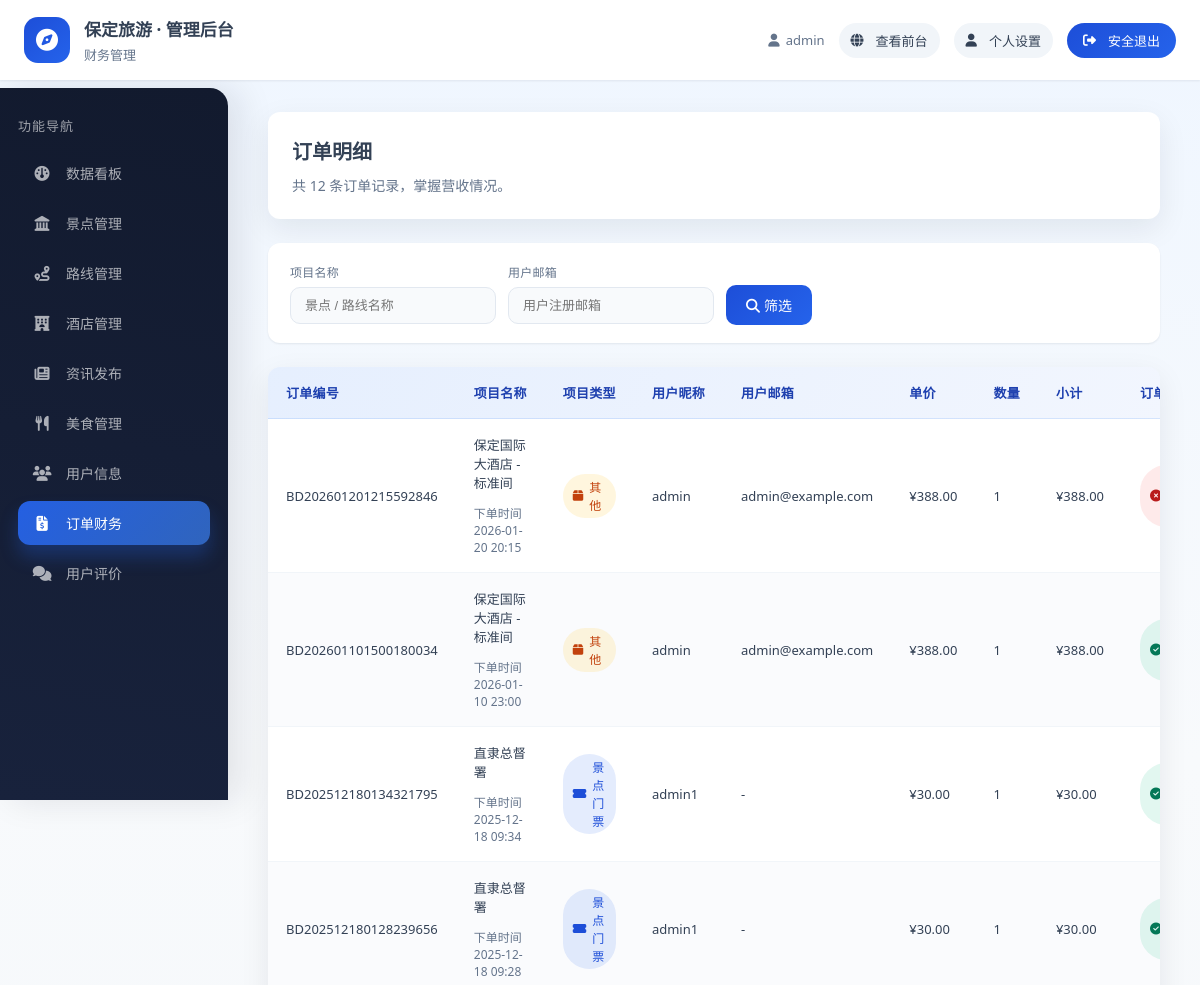
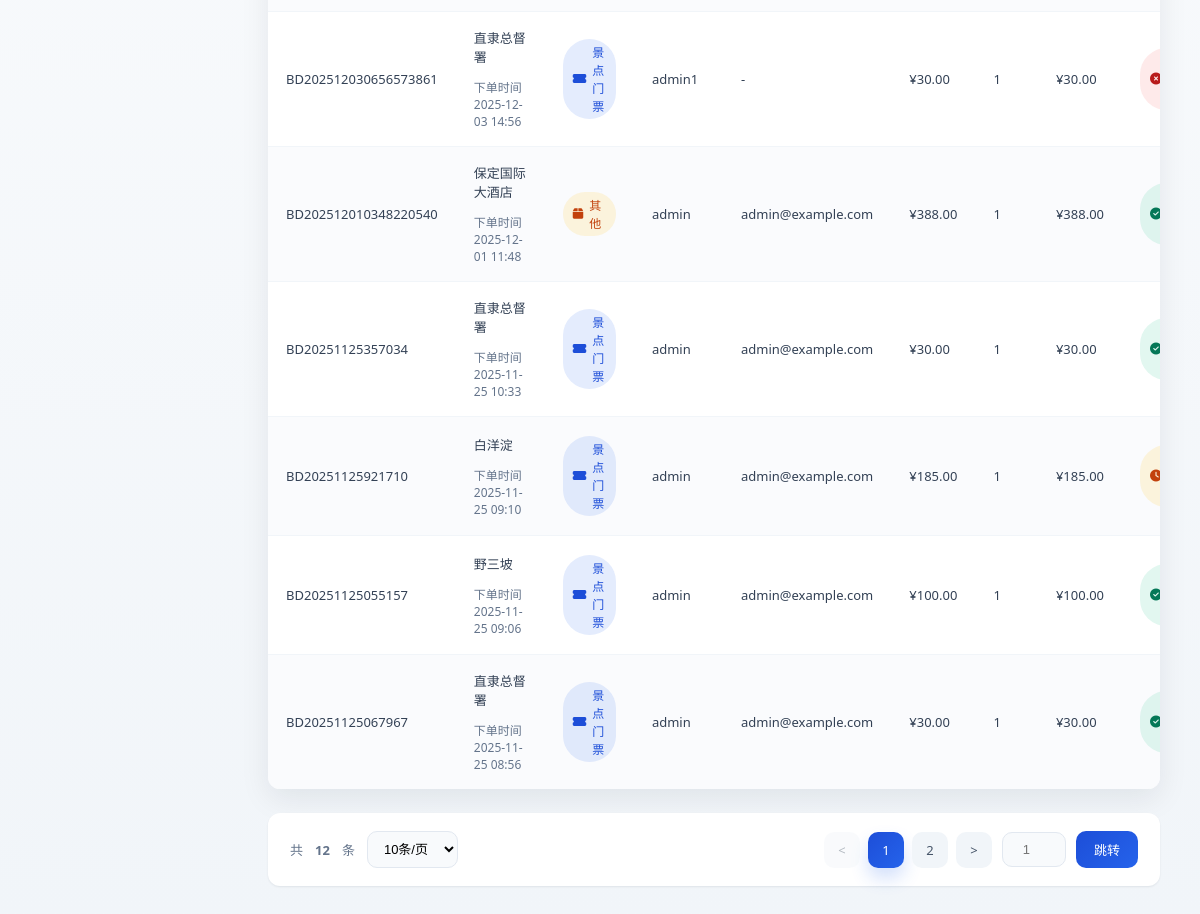
The page /admin_panel/orders/ (signed in) on the database its author committed (2 pictures, top to bottom).
### apps/users/models.py (models this page shows, shortened)
class CustomUser(AbstractUser):
    phone = models.CharField(max_length=11, unique=True, verbose_name="手机号")
    avatar = models.ImageField(upload_to='avatars/', default='avatars/default.png', verbose_name="头像")
    class Meta:
        verbose_name = "用户"
        verbose_name_plural = verbose_name

### apps/orders/models.py (models this page shows, shortened)
class OrderDetail(models.Model):
    ITEM_TYPE_CHOICES = (
        ('scenic', '景点门票'),
        ('route', '路线报名'),
        ('hotel', '酒店预订'),
    )
    order = models.ForeignKey(Order, related_name='details', on_delete=models.CASCADE, verbose_name="所属订单")
    item_type = models.CharField(max_length=10, choices=ITEM_TYPE_CHOICES, verbose_name="项目类型")
    item_id = models.PositiveIntegerField(verbose_name="项目ID")
    item_name = models.CharField(max_length=100, verbose_name="项目名称")
    price = models.DecimalField(max_digits=10, decimal_places=2, verbose_name="单价")
    quantity = models.PositiveIntegerField(default=1, verbose_name="数量")
    subtotal = models.DecimalField(max_digits=10, decimal_places=2, verbose_name="小计")
    check_in_date = models.DateField(null=True, blank=True, verbose_name="入住日期")
    check_out_date = models.DateField(null=True, blank=True, verbose_name="退房日期")
    class Meta:
        verbose_name = "订单明细"
        verbose_name_plural = verbose_name

class Order(models.Model):
    STATUS_CHOICES = (
        ('pending', '待支付'),
        ('paid', '已支付'),
        ('completed', '已完成'),
        ('cancelled', '已取消'),
    )
    order_sn = models.CharField(max_length=50, unique=True, verbose_name="订单编号")
    user = models.ForeignKey(CustomUser, on_delete=models.PROTECT, verbose_name="下单用户")
    total_amount = models.DecimalField(max_digits=10, decimal_places=2, verbose_name="订单总金额")
    status = models.CharField(max_length=10, choices=STATUS_CHOICES, default='pending', verbose_name="订单状态")
    contact_name = models.CharField(max_length=50, verbose_name="联系人姓名")
    contact_phone = models.CharField(max_length=11, verbose_name="联系人手机")
    created_at = models.DateTimeField(auto_now_add=True, verbose_name="创建时间")
    paid_at = models.DateTimeField(null=True, blank=True, verbose_name="支付时间")
    class Meta:
        verbose_name = "订单"
        verbose_name_plural = verbose_name
        ordering = ['-created_at']

### apps/admin_panel/views.py (the view)
# urls.py: path('orders/', views.OrdersListView.as_view(), name='orders_list'),
class OrdersListView(LoginRequiredMixin, StaffRequiredMixin, TemplateView):
    template_name = "admin_panel/orders_list.html"
    login_url = '/users/login/'
    def get_context_data(self, **kwargs):
        context = super().get_context_data(**kwargs)
        query = OrderDetail.objects.select_related('order', 'order__user').all().order_by('-id')
        item_name = self.request.GET.get('item_name', '')
        if item_name:
            query = query.filter(item_name__icontains=item_name)
        user_email = self.request.GET.get('user_email', '')
        if user_email:
            query = query.filter(order__user__email__icontains=user_email)
        try:
            per_page = int(self.request.GET.get('per_page', 10))
            if per_page not in [10, 20, 50]:
                per_page = 10
        except (ValueError, TypeError):
            per_page = 10
        paginator = Paginator(query, per_page)
        page_number = self.request.GET.get('page', 1)
        page_obj = paginator.get_page(page_number)
        context.update({
            'paginator': paginator,
            'page_obj': page_obj,
            'item_name': item_name,
            'user_email': user_email,
            'per_page': per_page,
        })
        return context

### apps/admin_panel/views.py (called while the page is built)
    def test_func(self):
        return self.request.user.is_staff

### templates/admin_panel/orders_list.html (shortened to what this page needs)
{% extends "admin_panel/layout.html" %}
{% block page_header %}财务管理{% endblock %}
{% block menu_orders %}active{% endblock %}
{% block content %}
<div class="page-header">
    <div>
        <h1>订单明细</h1>
        <p>共 {{ paginator.count }} 条订单记录，掌握营收情况。</p>
    </div>
</div>
<form method="get" id="searchForm" class="filter-panel">
    <div class="field">
        <label for="item_name">项目名称</label>
        <input id="item_name" type="text" name="item_name" placeholder="景点 / 路线名称" value="{{ item_name }}">
    </div>
    <div class="field">
        <label for="user_email">用户邮箱</label>
        <input id="user_email" type="text" name="user_email" placeholder="用户注册邮箱" value="{{ user_email }}">
    </div>
    <div class="field" style="min-width:auto;">
        <button type="submit">
            <i class="fas fa-search"></i> 筛选
        </button>
    </div>
</form>
<div class="datatable">
    <table>
        <thead>
            <tr>
                <th>订单编号</th>
                <th>项目名称</th>
                <th>项目类型</th>
                <th>用户昵称</th>
                <th>用户邮箱</th>
                <th>单价</th>
                <th>数量</th>
                <th>小计</th>
                <th style="text-align:center;">订单状态</th>
            </tr>
        </thead>
        <tbody>
            {% for order_detail in page_obj %}
            <tr>
                <td>{{ order_detail.order.order_sn }}</td>
                <td>
                    <div class="cell-multi">
                        {{ order_detail.item_name }}
                        <span class="cell-meta">下单时间 {{ order_detail.order.created_at|date:"Y-m-d H:i" }}</span>
                    </div>
                </td>
                <td>
                    {% if order_detail.item_type == 'scenic' %}
                    <span class="tag tag-blue"><i class="fas fa-ticket-alt"></i> 景点门票</span>
                    {% elif order_detail.item_type == 'route' %}
                    <span class="tag tag-green"><i class="fas fa-route"></i> 路线报名</span>
                    {% else %}
                    <span class="tag tag-orange"><i class="fas fa-box"></i> 其他</span>
                    {% endif %}
                </td>
                <td>{{ order_detail.order.user.username }}</td>
                <td>{{ order_detail.order.user.email|default:"-" }}</td>
                <td>¥{{ order_detail.price }}</td>
                <td>{{ order_detail.quantity }}</td>
                <td>¥{{ order_detail.subtotal }}</td>
                <td>
                    {% if order_detail.order.status == 'pending' %}
                    <span class="tag tag-orange"><i class="fas fa-clock"></i> 待支付</span>
                    {% elif order_detail.order.status == 'paid' %}
                    <span class="tag tag-green"><i class="fas fa-check-circle"></i> 已支付</span>
                    {% elif order_detail.order.status == 'completed' %}
                    <span class="tag tag-blue"><i class="fas fa-flag-checkered"></i> 已完成</span>
                    {% elif order_detail.order.status == 'cancelled' %}
                    <span class="tag tag-red"><i class="fas fa-times-circle"></i> 已取消</span>
                    {% endif %}
                </td>
            </tr>
            {% empty %}
            <tr>
                <td colspan="10" class="empty-state">暂无数据</td>
            </tr>
            {% endfor %}
        </tbody>
    </table>
</div>
<div class="pagination-wrapper">
    <div class="pagination-info">
        共 <strong>{{ paginator.count }}</strong> 条
        <select onchange="location.href='?page=1&item_name={{ item_name }}&user_email={{ user_email }}&per_page=' + this.value">
            <option value="10" {% if per_page == 10 %}selected{% endif %}>10条/页</option>
        </select>
    </div>
    <div style="display: flex; align-items: center; gap: 10px;">
        <ul class="pagination">
            {% if page_obj.has_previous %}
            <li class="page-item"><a class="page-link" href="?page={{ page_obj.previous_page_number }}&item_name={{ item_name }}&user_email={{ user_email }}&per_page={{ per_page }}">&lt;</a></li>
            {% else %}
            <li class="page-item disabled"><span class="page-link">&lt;</span></li>
            {% endif %}
            {% for num in paginator.page_range %}
                {% if num == page_obj.number %}
                <li class="page-item active"><span class="page-link">{{ num }}</span></li>
                {% elif num > page_obj.number|add:'-3' and num < page_obj.number|add:'3' %}
                <li class="page-item"><a class="page-link" href="?page={{ num }}&item_name={{ item_name }}&user_email={{ user_email }}&per_page={{ per_page }}">{{ num }}</a></li>
                {% endif %}
            {% endfor %}
            {% if page_obj.has_next %}
            <li class="page-item"><a class="page-link" href="?page={{ page_obj.next_page_number }}&item_name={{ item_name }}&user_email={{ user_email }}&per_page={{ per_page }}">&gt;</a></li>
            {% else %}
            <li class="page-item disabled"><span class="page-link">&gt;</span></li>
            {% endif %}
        </ul>
        <input type="number" class="page-input" id="goToPage" placeholder="1" min="1" max="{{ paginator.num_pages }}">
        <button class="btn-go" onclick="goToPage()">跳转</button>
    </div>
</div>
{% endblock %}

### templates/admin_panel/layout.html (shortened to what this page needs)
{% load static %}
<!DOCTYPE html>
<html lang="zh-CN">
<head>
    <link rel="stylesheet" href="https://cdnjs.cloudflare.com/ajax/libs/font-awesome/6.5.0/css/all.min.css">
    <link rel="stylesheet" href="{% static 'css/admin_panel.css' %}?v=20251111">
</head>
<body>
    <div class="admin-shell">
        <header class="admin-topbar">
            <div class="topbar-brand">
                <span class="brand-icon"><i class="fas fa-compass"></i></span>
                <div class="brand-text">
                    <span class="brand-title">保定旅游 · 管理后台</span>
                    <span class="brand-subtitle">{% block page_header %}欢迎回来{% endblock %}</span>
                </div>
            </div>
            <div class="topbar-meta">
                <span class="meta-item"><i class="fas fa-user"></i> {{ request.user.username }}</span>
                <a class="meta-link" href="/" target="_blank"><i class="fas fa-globe"></i> 查看前台</a>
                <a class="meta-link" href="/users/profile/"><i class="fas fa-user"></i> 个人设置</a>
                <a class="meta-button" href="{% url 'users:logout' %}?next=/admin_panel/">
                    <i class="fas fa-sign-out-alt"></i> 安全退出
                </a>
            </div>
        </header>
        <div class="admin-body">
            <aside class="admin-sidebar" id="adminSidebar">
                <div class="sidebar-title">功能导航</div>
                <nav class="sidebar-nav">
                    <a class="nav-link {% block menu_dashboard %}{% endblock %}" href="{% url 'admin_panel:index' %}">
                        <i class="fas fa-gauge"></i>
                        <span>数据看板</span>
                    </a>
                    <a class="nav-link {% block menu_scenic %}{% endblock %}" href="{% url 'admin_panel:scenic_list' %}">
                        <i class="fas fa-landmark"></i>
                        <span>景点管理</span>
                    </a>
                    <a class="nav-link {% block menu_routes %}{% endblock %}" href="{% url 'admin_panel:routes_list' %}">
                        <i class="fas fa-route"></i>
                        <span>路线管理</span>
                    </a>
                    <a class="nav-link {% block menu_hotels %}{% endblock %}" href="{% url 'admin_panel:hotels_list' %}">
                        <i class="fas fa-hotel"></i>
                        <span>酒店管理</span>
                    </a>
                    <a class="nav-link {% block menu_news %}{% endblock %}" href="{% url 'admin_panel:news_list' %}">
                        <i class="fas fa-newspaper"></i>
                        <span>资讯发布</span>
                    </a>
                    <a class="nav-link {% block menu_foods %}{% endblock %}" href="{% url 'admin_panel:foods_list' %}">
                        <i class="fas fa-utensils"></i>
                        <span>美食管理</span>
                    </a>
                    <a class="nav-link {% block menu_users %}{% endblock %}" href="{% url 'admin_panel:users_list' %}">
                        <i class="fas fa-users"></i>
                        <span>用户信息</span>
                    </a>
                    <a class="nav-link {% block menu_orders %}{% endblock %}" href="{% url 'admin_panel:orders_list' %}">
                        <i class="fas fa-file-invoice-dollar"></i>
                        <span>订单财务</span>
                    </a>
                    <a class="nav-link {% block menu_comments %}{% endblock %}" href="{% url 'admin_panel:comments_list' %}">
                        <i class="fas fa-comments"></i>
                        <span>用户评价</span>
                    </a>
                </nav>
            </aside>
            <main class="admin-main">
                <div class="admin-main-inner">
                    {% block content %}{% endblock %}
                </div>
            </main>
        </div>
    </div>
</body>
</html>

### rows shown on the page
CustomUser: user.username "admin"
OrderDetail: order.order_sn "BD202601201215592846", item_name "保定国际大酒店 - 标准间", order.created_at "2026-01-20 20:15", item_type "hotel" (drawn), order.user.username "admin", order.user.email "admin@example.com", price "388.00", quantity "1", subtotal "388.00"
OrderDetail: order.order_sn "BD202601101500180034", item_name "保定国际大酒店 - 标准间", order.created_at "2026-01-10 23:00", item_type "hotel" (drawn), order.user.username "admin", order.user.email "admin@example.com", price "388.00", quantity "1", subtotal "388.00"
OrderDetail: order.order_sn "BD202512180134321795", item_name "直隶总督署", order.created_at "2025-12-18 09:34", item_type "scenic" (drawn), order.user.username "admin1", order.user.email "-", price "30.00", quantity "1", subtotal "30.00"
OrderDetail: order.order_sn "BD202512180128239656", item_name "直隶总督署", order.created_at "2025-12-18 09:28", item_type "scenic" (drawn), order.user.username "admin1", order.user.email "-", price "30.00", quantity "1", subtotal "30.00"
OrderDetail: order.order_sn "BD202512030656573861", item_name "直隶总督署", order.created_at "2025-12-03 14:56", item_type "scenic" (drawn), order.user.username "admin1", order.user.email "-", price "30.00", quantity "1", subtotal "30.00"
OrderDetail: order.order_sn "BD202512010348220540", item_name "保定国际大酒店", order.created_at "2025-12-01 11:48", item_type "hotel" (drawn), order.user.username "admin", order.user.email "admin@example.com", price "388.00", quantity "1", subtotal "388.00"
OrderDetail: order.order_sn "BD20251125357034", item_name "直隶总督署", order.created_at "2025-11-25 10:33", item_type "scenic" (drawn), order.user.username "admin", order.user.email "admin@example.com", price "30.00", quantity "1", subtotal "30.00"
OrderDetail: order.order_sn "BD20251125921710", item_name "白洋淀", order.created_at "2025-11-25 09:10", item_type "scenic" (drawn), order.user.username "admin", order.user.email "admin@example.com", price "185.00", quantity "1", subtotal "185.00"
OrderDetail: order.order_sn "BD20251125055157", item_name "野三坡", order.created_at "2025-11-25 09:06", item_type "scenic" (drawn), order.user.username "admin", order.user.email "admin@example.com", price "100.00", quantity "1", subtotal "100.00"
OrderDetail: order.order_sn "BD20251125067967", item_name "直隶总督署", order.created_at "2025-11-25 08:56", item_type "scenic" (drawn), order.user.username "admin", order.user.email "admin@example.com", price "30.00", quantity "1", subtotal "30.00"

### other values the page prints
{{ paginator.count }} "12"
{{ num }} "1"
{{ num }} "2"
